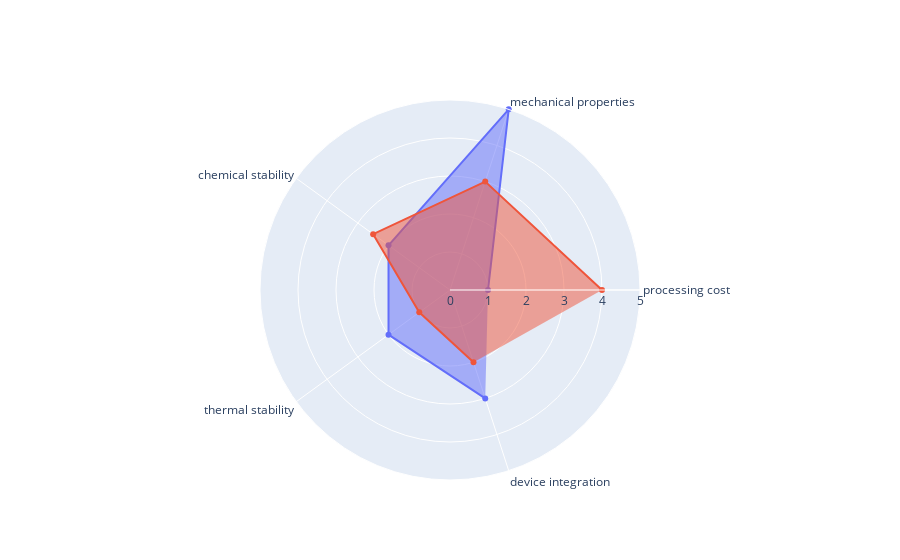

This figure's notebook cell:
### Code cell
import plotly.graph_objects as go

categories = ['processing cost','mechanical properties','chemical stability',
              'thermal stability', 'device integration']

fig = go.Figure()

fig.add_trace(go.Scatterpolar(
      r=[1, 5, 2, 2, 3],
      theta=categories,
      fill='toself',
      name='Product A'
))
fig.add_trace(go.Scatterpolar(
      r=[4, 3, 2.5, 1, 2],
      theta=categories,
      fill='toself',
      name='Product B'
))

fig.update_layout(
  polar=dict(
    radialaxis=dict(
      visible=True,
      range=[0, 5]
    )),
  showlegend=False
)

fig.show()

### Figure 1 — Plotly figure (JSON) as saved in the notebook; plotly's stock layout.template omitted (floating-point values rounded to 4 significant figures)
{"data": [{"fill": "toself", "name": "Product A", "r": [1, 5, 2, 2, 3], "theta": ["processing cost", "mechanical properties", "chemical stability", "thermal stability", "device integration"], "type": "scatterpolar"}, {"fill": "toself", "name": "Product B", "r": [4, 3, 2.5, 1, 2], "theta": ["processing cost", "mechanical properties", "chemical stability", "thermal stability", "device integration"], "type": "scatterpolar"}], "layout": {"polar": {"radialaxis": {"range": [0, 5], "visible": true}}, "showlegend": false}}
